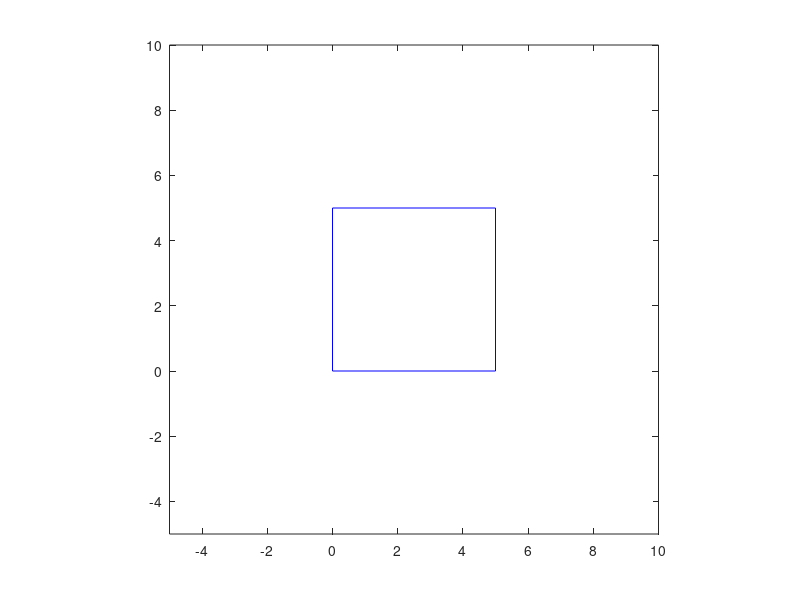

Recreate this plot in MATLAB. (Note: this script raises an error after producing the figure.)
%mapbuilder for roboSim V1.3
%save maps as text file using ginput;
%currently maps are square (v1_3)
function [xs,ys,myHeight,myWidth] = mapBuilder()

    myFile=input('what would you like to name you map file? ','s');
    myID=fopen(myFile,'w');

    myWidth=input('Choose the Arena Width. ');
    myHeight=input('Choose the Arena Height. ');
    
    fprintf(myID,'%i %i\n',myHeight,myWidth)
    
    arena=[0,myWidth,myWidth,0,0
       0,0  ,myHeight,myHeight,0];
   
    figure(1);
    plot(arena(1,:),arena(2,:),'b-'); hold on
    axis([-5 myWidth+5 -5 myHeight+5]);
    axis equal
    disp('Place your objects on the figure. Each object must have 4 vertices.')
    adding=1;
    ctr=0;
    while adding
        ctr=ctr+1;
        
        [xs(ctr,:),ys(ctr,:)]=ginput(4);
        fprintf(myID,'%f %f %f %f ',xs(ctr,1),xs(ctr,2),xs(ctr,3),xs(ctr,4));
        fprintf(myID,'%f %f %f %f ',ys(ctr,1),ys(ctr,2),ys(ctr,3),ys(ctr,4));
        fill(xs(ctr,:),ys(ctr,:),'g')
        axis([-5 myWidth+5 -5 myHeight+5]);
        axis equal
        % dont put a newline at the end of the last line
        adding=input('Would you like to add another object? (1/0) ');
        if adding
            fprintf(myID,'\n');
        end
        
    end

    fclose(myID)


